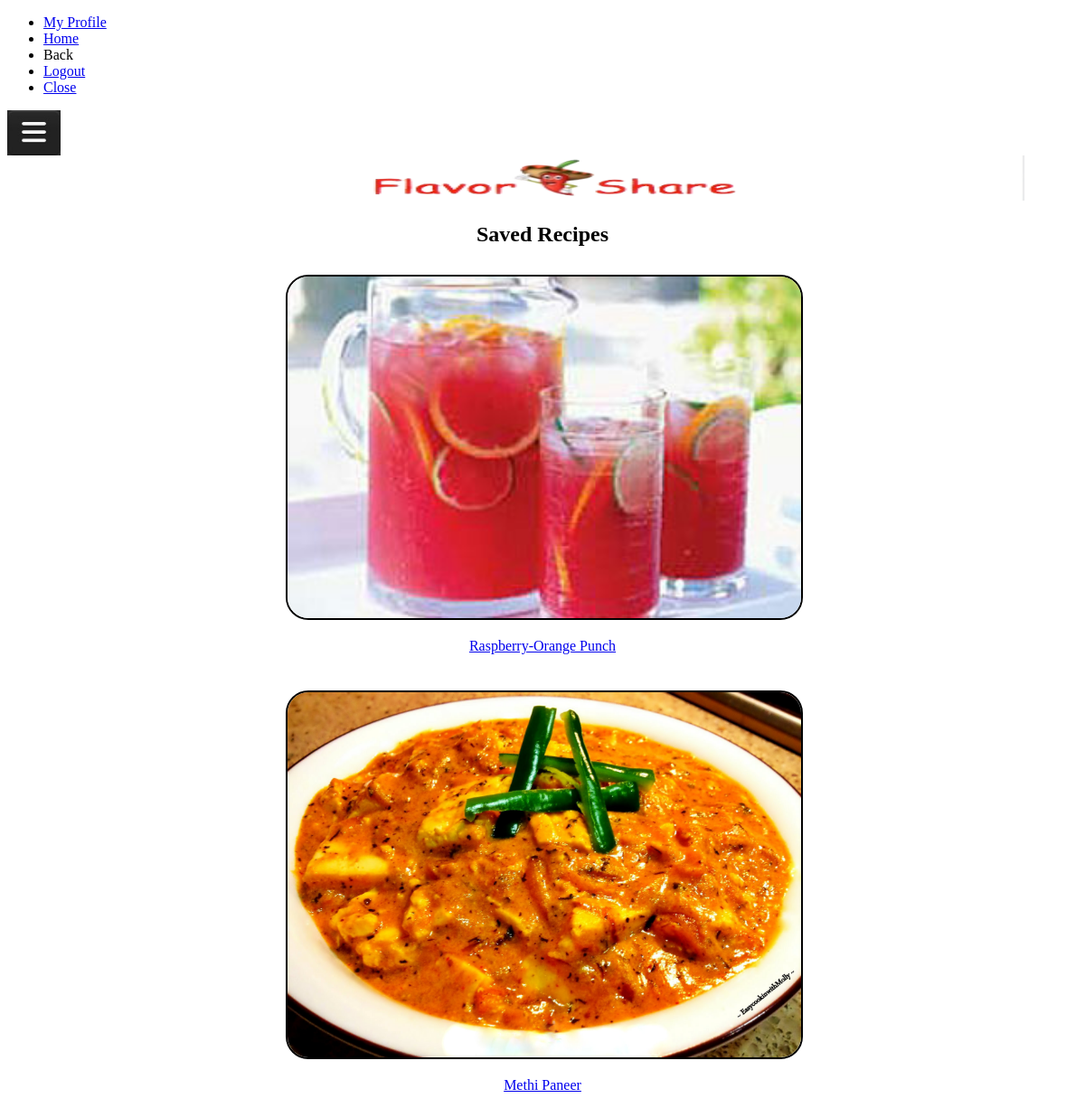
The page /saved_recipes (signed in) on the database its author committed.
### tables this page shows
CREATE TABLE recipes(rid integer primary key autoincrement, cid integer not null, name text not null, instructions text not null, rating integer, cook_time integer not null, servings integer not null, foreign key (cid) references category(cid));

### app.py (the view)
@app.route('/saved_recipes')
def savedRecipesPage():
    error = None
    cur = g.db.execute('select mid from users where email = \''+ session.get('username') + '\'')
    mids = [row for row in cur.fetchall()]
    mid=mids[0]
    cur_recipe = g.db.execute('select name from recipes where rid in (select rid from group_category_recipes where mid =\'' + str(mid[0])+ '\')')
    recipe_names = [row for row in cur_recipe.fetchall()]
    return render_template('saved_recipes.html', recipe_names = recipe_names)

### app.py (called while the page is built)
def connect_db():
    return sqlite3.connect(app.config['DATABASE'])

@app.before_request
def before_request():
    g.db = connect_db()

@app.teardown_request
def teardown_request(exception):
    db = getattr(g, 'db', None)
    if db is not None:
        db.close()

### templates/saved_recipes.html (shortened to what this page needs)
{% extends "layout.html" %}
{% block body %}
<div id='content' data-role='content' style="text-align: center;">
    <form action="{{ url_for('login') }}" method=post>
        <div style="margin-top:2%; width:50%; height:50%;margin-left:25%;margin-right:15%;font-family:Comic Sans MS, Comic Sans;" >
            <div>
                <h2>Saved Recipes</h2>
            </div>
            <div class="ui-grid-b ui-responsive" style="width: 100%; height: 100%">
                    {% set index = 1 %}
                    {% for x in recipe_names %}
                        {% for i in x %}
                            {% if index%3 == 1 %}
                            {% set block_name = "ui-block-a" %}
                            {% elif index%3 == 2 %}
                            {% set block_name = "ui-block-b" %}
                            {% elif index%3 == 0 %}
                            {% set block_name = "ui-block-c" %}
                            {% endif %}
                            <div class={{ block_name }} style="padding: 2%;">
                                {% set image_name = i|string %}
                                {% set j=2 %}
                                <a href="{{ url_for('recipe', recipe_name=i) }}"><img src="{{ url_for('static', filename='images/' + image_name + '.jpg') }}" width="100%" height="100%" style="border: 2px solid #000000; border-radius: 25px;" alt="FlavorShare" /><p>{{ i }}</p></a>
                            </div>
                        {% endfor %}
                        {% set index = index + 1 %}
                    {% endfor %}
            </div>
        </div>
    </form>
</div>
{% endblock %}

### rows shown on the page
recipes: name (picture), name "Raspberry-Orange Punch"
recipes: name (picture), name "Methi Paneer"
